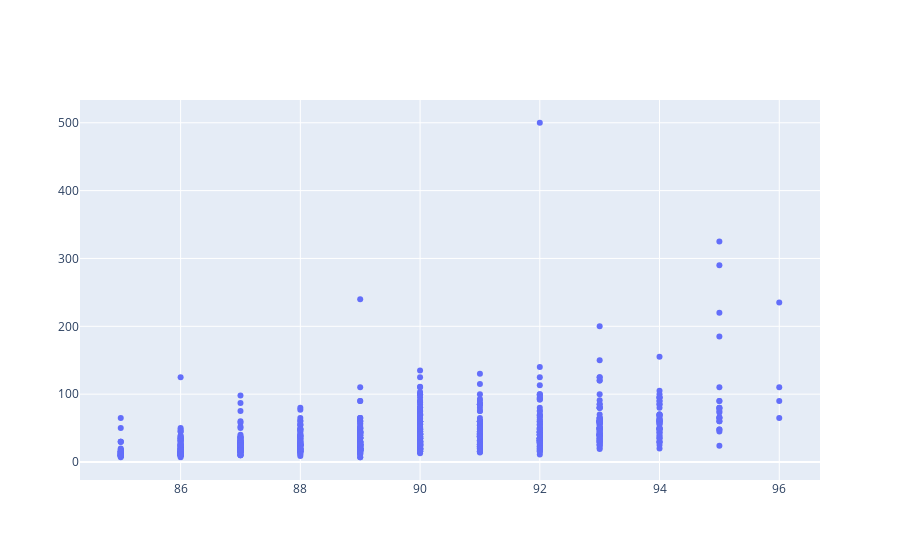

Source (notebook cell):
### Code cell
iplot([go.Scatter(x=reviews.head(1000)['points'], y=reviews.head(1000)['price'], mode='markers')])

### Figure 1 — Plotly figure (JSON) as saved in the notebook; plotly's stock layout.template omitted (floating-point values rounded to 4 significant figures; data arrays with more than 128 entries replaced by an {"elided": "..."} marker saying what was removed)
{"data": [{"mode": "markers", "type": "scatter", "x": {"elided": "1000 int values"}, "y": {"elided": "1000 int values"}}], "layout": {"autosize": true, "xaxis": {"autorange": true, "range": [84.32, 96.68], "type": "linear"}, "yaxis": {"autorange": true, "range": [-29.11, 536.1], "type": "linear"}}}
